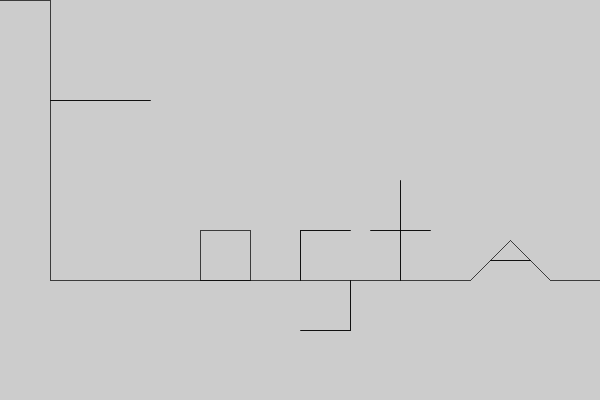
Frame 1 (no input)
Frame 2 (the mouse pressed at the canvas centre, redrawn once): identical to frame 1, image omitted

The Processing sketch that drew this single still picture (run headless with seeded random() and noise(); the mouse was pressed at the canvas centre and the sketch redrawn once):

// Processing sketch: Etch_A_Sketch
// ── Etch_A_Sketch.pde
int x, y;

void setup() {
  size(600,400);
  frameRate(10);
  x = 0;
  y = 0;
}

void draw() {
  fill(255);
  drawName();
  noLoop();
}

// Algorithm for your first name
void drawName() {
  moveRight(5);
  moveDown(10);
  moveRight(10);
  moveLeft(10);
  moveDown(18);
  moveRight(15);
  moveUp(5);
  moveRight(5);
  moveDown(5);
  moveLeft(5);
  moveRight(10);
  moveUp(5);
  moveRight(5);
  moveLeft(5);
  moveDown(5);
  moveRight(5);
  moveDown(5);
  moveLeft(5);
  moveRight(5);
  moveUp(5);
  moveRight(5);
  moveUp(5);
  moveLeft(3);
  moveRight(6);
  moveLeft(3);
  moveUp(5);
  moveDown(10);
  moveRight(7);
  moveUpRight(2);
  moveRight(4);
  moveLeft(4);
  moveUpRight(2);
  moveDownRight(4);
  moveRight(5);
  
}

// Method to draw right line
void moveRight(int rep) {
  for(int i=0;i<rep*10;i++){
    point(x+i,y);
  }
  x=x+(10*rep);
}


// Method to draw left line
void moveLeft(int rep) {
  for(int i=0;i<rep*10;i++){
    point(x-i,y);
  }
  x=x-(10*rep);
}


// Method to draw Up line
void moveUp(int rep) {
  for(int i=0;i<rep*10;i++){
    point(x,y-i);
  }
  y=y-(10*rep);
}


// Method to draw Down line
void moveDown(int rep) {
  for(int i=0;i<rep*10;i++){
    point(x,y+i);
  }
  y=y+(10*rep);
}

// Method to draw DownRight line
void moveDownRight(int rep) {
  for(int i=0;i<rep*10;i++){
    point(x+i,y+i);
  }
  x=x+(10*rep);
  y=y+(10*rep);
}

void moveUpRight(int rep) {
  for(int i=0;i<rep*10;i++){
    point(x+i,y-i);
  }
  x=x+(10*rep);
  y=y-(10*rep);
}
